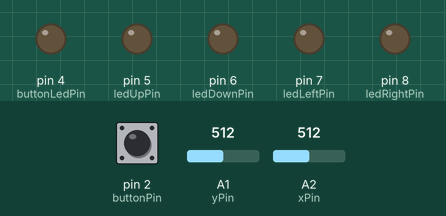
The sketch below on a simulated Arduino Uno, built with avr-gcc and run on an emulated ATmega328P. Shown: output pins drawn as LEDs (lit = HIGH). Inputs (shaded band) come from the test bench; at power-on: A1 (yPin) = 512, A2 (xPin) = 512, pin 2 (buttonPin) LOW.

Above: at 1.2 s.
1.3 s: A1 (yPin) set to 703
2.8 s: A1 (yPin) set to 720
At 3.2 s:
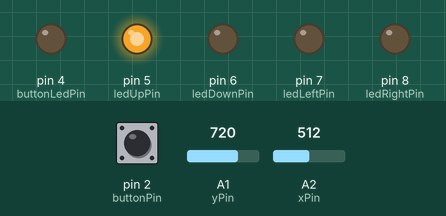
4.3 s: A2 (xPin) set to 701
5.8 s: A2 (xPin) set to 722
At 6.7 s:
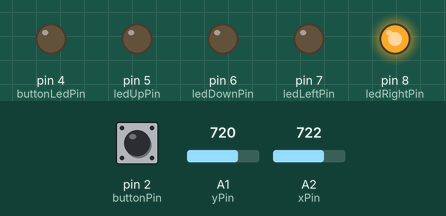
7.3 s: pin 2 (buttonPin) pulled HIGH for 0.15 s
At 7.37 s:
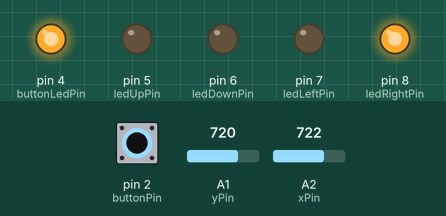
8.9 s: A2 (xPin) set to 511
At 9.8 s:
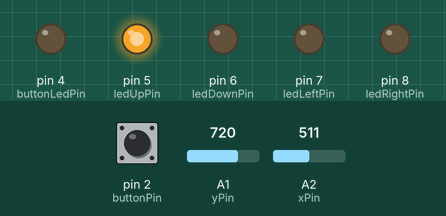
Timing chart, 0 to 11.4 s (numbered marks = the images above; inputs shaded):
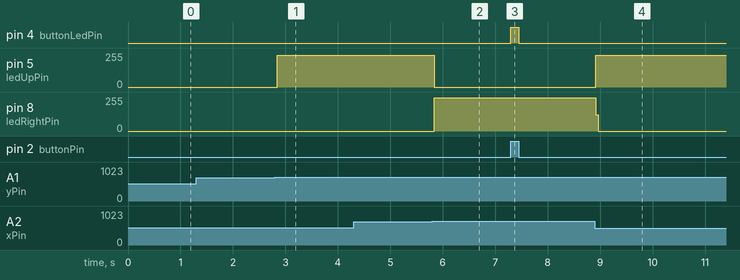

The sketch:

Direct_Link_Suit_Module.ino
```cpp
const int buttonPin = 2;
const int buttonLedPin = 4;

const int ledUpPin = 5;
const int ledDownPin = 6;
const int ledLeftPin = 7;
const int ledRightPin = 8;

const int xPin = A2;
const int yPin = A1;

const int threshold = 200;

int buttonState = 0;

void setup() {
  pinMode(buttonPin, INPUT);

  pinMode(buttonLedPin, OUTPUT);

  pinMode(ledUpPin, OUTPUT);
  pinMode(ledDownPin, OUTPUT);
  pinMode(ledLeftPin, OUTPUT);
  pinMode(ledRightPin, OUTPUT);
}

void loop() {
  buttonState = digitalRead(buttonPin);

  int xValue = analogRead(xPin);
  int yValue = analogRead(yPin);

  if (buttonState == HIGH) {
    digitalWrite(buttonLedPin, HIGH);
  } else {
    digitalWrite(buttonLedPin, LOW);
  }

  digitalWrite(ledUpPin, LOW);
  digitalWrite(ledDownPin, LOW);
  digitalWrite(ledLeftPin, LOW);
  digitalWrite(ledRightPin, LOW);

  if (xValue > 512 + threshold) {
    digitalWrite(ledRightPin, HIGH);
  }
  else if (xValue < 512 - threshold) {
    digitalWrite(ledLeftPin, HIGH); //
  }
  else if (yValue > 512 + threshold) {
    digitalWrite(ledUpPin, HIGH);
  }
  else if (yValue < 512 - threshold) {
    digitalWrite(ledDownPin, HIGH);
  }
}
```

Measured:
- the behaviour switches between 712 and 713 on A1 (yPin) (found by bisection; images 0 and 1)
- the behaviour switches between 712 and 713 on A2 (xPin) (found by bisection; images 1 and 2)
- after the input at 1.3 s, every drawn part: stays the same
- after the input at 2.8 s, pin 5 (ledUpPin): 0/255 → 238/255 at once
- after the input at 4.3 s, every drawn part: stays the same
- after the input at 5.8 s, pin 5 (ledUpPin): 238/255 → 0/255 at once; pin 8 (ledRightPin): 0/255 → 251/255 at once
- after the input at 7.3 s, pin 4 (buttonLedPin): LOW → HIGH at once, → LOW 0.15 s later
- after the input at 8.9 s, pin 5 (ledUpPin): 0/255 → 238/255 at once; pin 8 (ledRightPin): 251/255 → 0/255 at once
